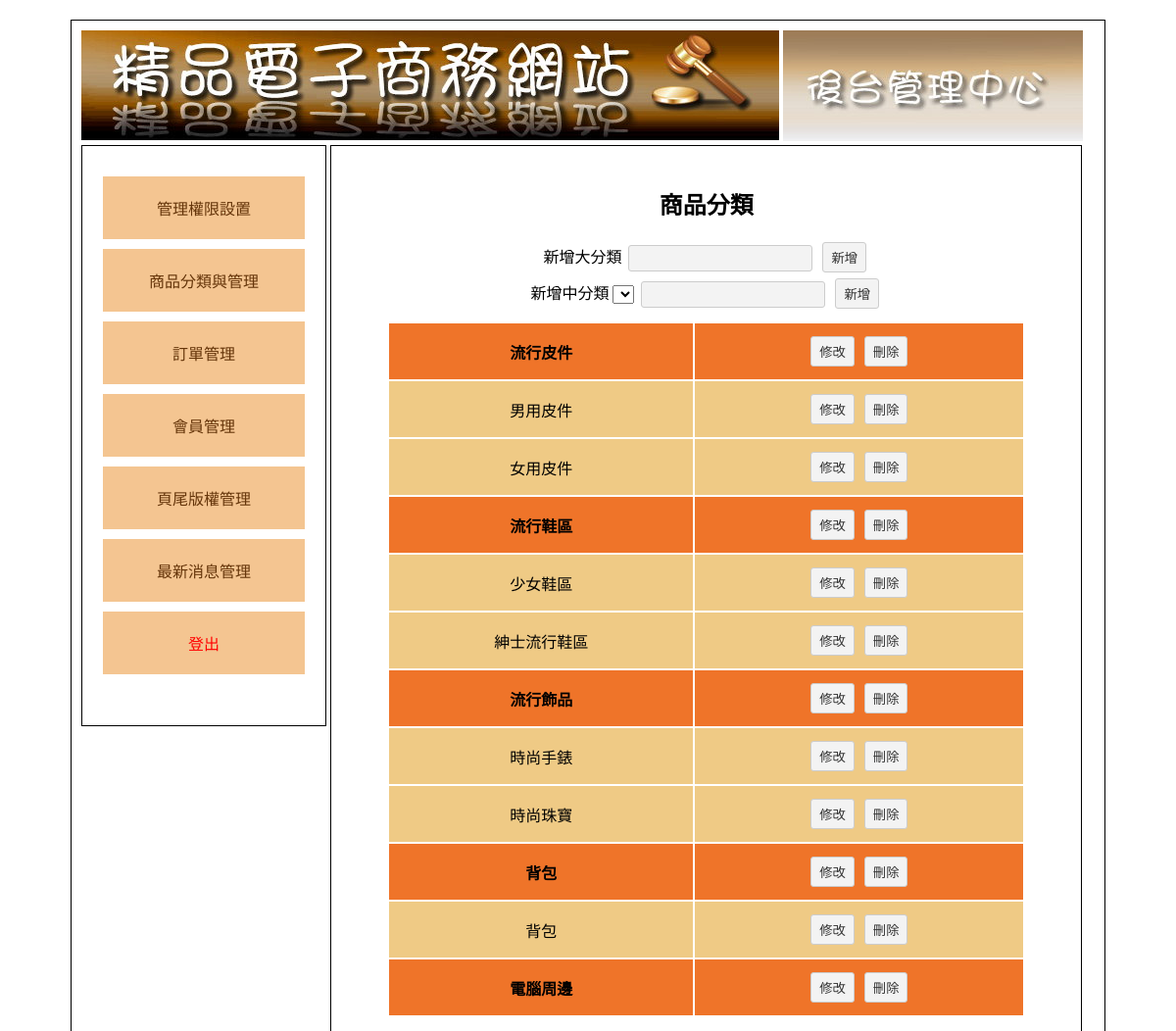
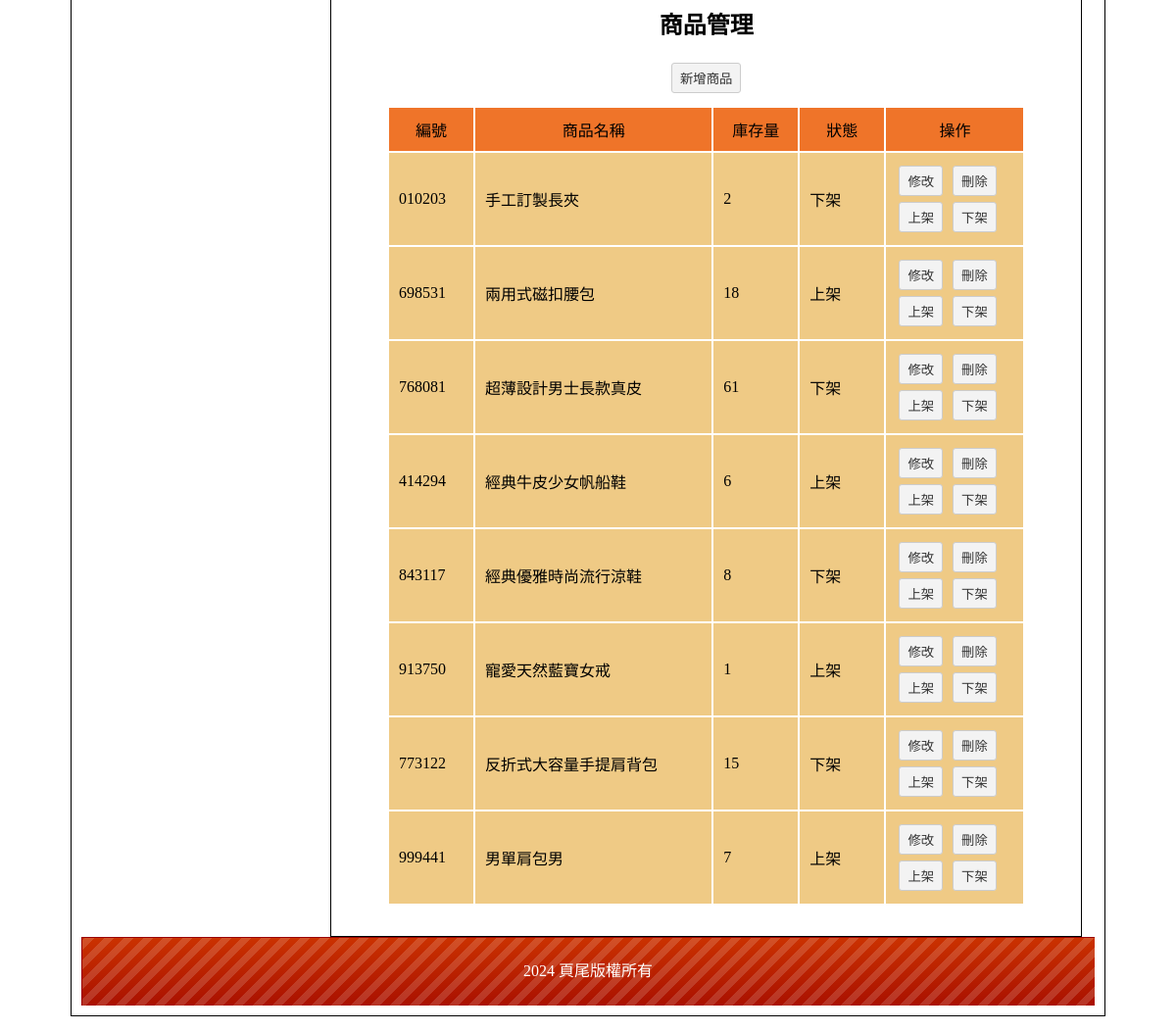
Page /back.php?do=th on the committed database (2 pictures, top to bottom).
### tables this page shows
CREATE TABLE `type` (
  `id` int(10) UNSIGNED NOT NULL,
  `name` text NOT NULL,
  `big_id` int(10) UNSIGNED NOT NULL
);

CREATE TABLE `goods` (
  `id` int(10) UNSIGNED NOT NULL,
  `no` text NOT NULL,
  `name` text NOT NULL,
  `price` int(11) NOT NULL,
  `spec` text NOT NULL,
  `stock` int(11) NOT NULL,
  `img` text NOT NULL,
  `intro` text NOT NULL,
  `big` int(10) NOT NULL,
  `mid` int(10) NOT NULL,
  `sh` int(1) NOT NULL
);

CREATE TABLE `bottom` (
  `id` int(10) UNSIGNED NOT NULL,
  `bottom` text NOT NULL
);

### api/db.php (called while the page is built, shortened)
<?php
class DB
{
    protected $dsn = "mysql:host=localhost;charset=utf8;dbname=db03";
    protected $pdo;
    protected $table;
    public function __construct($table)
    {
        $this->table = $table;
        $this->pdo = new PDO($this->dsn, 'root', '');
    }
    function all($where = '', $other = '')
    {
        $sql = "select * from `$this->table` ";
        $sql = $this->sql_all($sql, $where, $other);
        return $this->pdo->query($sql)->fetchAll(PDO::FETCH_ASSOC);
    }
    function find($id)
    {
        $sql = "select * from `$this->table` ";
        if (is_array($id)) {
            $tmp = $this->a2s($id);
            $sql .= " where " . join(" && ", $tmp);
        } else if (is_numeric($id)) {
            $sql .= " where `id`='$id'";
        }
        $row = $this->pdo->query($sql)->fetch(PDO::FETCH_ASSOC);
        return $row;
    }
    private function a2s($array)
    {
        foreach ($array as $col => $value) {
            $tmp[] = "`$col`='$value'";
        }
        return $tmp;
    }
    private function sql_all($sql, $array, $other)
    {
        if (isset($this->table) && !empty($this->table)) {
            if (is_array($array)) {
                if (!empty($array)) {
                    $tmp = $this->a2s($array);
                    $sql .= " where " . join(" && ", $tmp);
                }
            } else {
                $sql .= " $array";
            }
            $sql .= $other;
            return $sql;
        }
    }
}
$Bottom = new DB('bottom');
$Type = new DB('type');
$Goods = new DB('goods');
?>

### back/th.php (the view, shortened to what this page needs)
<h2 class="ct">商品分類</h2>
<div class="ct">
    新增大分類
    <input type="text" name="big" id="big">
    <button onclick="addType('big')">新增</button>
</div>
<div class="ct">
    新增中分類
    <select name="big" id="bigs"></select>
    <input type="text" name="mid" id="mid">
    <button onclick="addType('mid')">新增</button>
</div>
<table class="all">
    <?php
    $bigs = $Type->all(['big_id' => 0]);
    foreach ($bigs as $big) {
    ?>
        <tr class="tt">
            <th><?= $big['name']; ?></th>
            <td class="ct">
                <button onclick="edit(this,<?= $big['id']; ?>)">修改</button>
                <button onclick="del('type',<?= $big['id']; ?>)">刪除</button>
            </td>
        </tr>
        <?php
        $mids = $Type->all(['big_id' => $big['id']]);
        foreach ($mids as $mid) {
        ?>
            <tr class="pp ct">
                <td><?= $mid['name']; ?></td>
                <td>
                    <button onclick="edit(this,<?= $mid['id']; ?>)">修改</button>
                    <button onclick="del('type',<?= $mid['id']; ?>)">刪除</button>
                </td>
            </tr>
    <?php
        }
    }
    ?>
</table>
<h2 class="ct">商品管理</h2>
<div class="ct"><button onclick="location.href='?do=add_goods'">新增商品</button></div>
<table class="all">
    <tr class="tt ct">
        <td>編號</td>
        <td>商品名稱</td>
        <td>庫存量</td>
        <td>狀態</td>
        <td>操作</td>
    </tr>
    <?php
$goods=$Goods->all();
foreach($goods as $good){
?>
    <tr class="pp">
        <td><?=$good['no'];?></td>
        <td><?=$good['name'];?></td>
        <td><?=$good['stock'];?></td>
        <td><?=($good['sh']==1)?"上架":"下架";?></td>
        <td style="width:120px">
            <button onclick="location.href='?do=edit_goods&id=<?=$good['id'];?>'">修改</button>
            <button onclick="del('goods',<?=$good['id'];?>)">刪除</button>
            <button onclick="sh(1,<?=$good['id'];?>)">上架</button>
            <button onclick="sh(0,<?=$good['id'];?>)">下架</button>
        </td>
    </tr>
    <?php
    }
    ?>
</table>

### back.php (shortened to what this page needs)
<?php include_once './api/db.php'; ?>
<!DOCTYPE html PUBLIC "-//W3C//DTD XHTML 1.0 Transitional//EN" "http://www.w3.org/TR/xhtml1/DTD/xhtml1-transitional.dtd">
<html xmlns="http://www.w3.org/1999/xhtml">
<head>
	<link href="./css/css.css" rel="stylesheet" type="text/css">
</head>
<body>
	<div id="main">
		<div id="top">
			<a href="index.php">
				<img src="./icon/0416.jpg">
			</a>
			<img src="./icon/0417.jpg">
		</div>
		<div id="left" class="ct">
			<div style="min-height:400px;">
				<a href="?do=admin">管理權限設置</a>
				<a href="?do=th">商品分類與管理</a>
				<a href="?do=order">訂單管理</a>
				<a href="?do=mem">會員管理</a>
				<a href="?do=bot">頁尾版權管理</a>
				<a href="?do=news">最新消息管理</a>
				<a href="./api/logout.php" style="color:#f00;">登出</a>
			</div>
		</div>
		<div id="right">
			<?php
			$do = $_GET['do'] ?? 'admin';
			$file = "./back/{$do}.php";
			if (file_exists($file)) {
				include $file;
			} else {
				include "./back/admin.php";
			}
			?>
		</div>
		<div id="bottom" style="line-height:70px; color:#FFF; background:url(icon/bot.png);" class="ct">
			<?= $Bottom->find(1)['bottom']; ?></div>
	</div>
</body>
</html>

### css/css.css (style rules this page uses)
body { font-family: "微軟正黑體"; }
#main { width: 1034px; padding: 10px; margin: 20px auto 20px auto; border: #000 solid 1px; min-height: 768px; }
#top a { color: #CE631C; text-decoration: none; }
#left { display: inline-block; width: 20%; padding: 2%; min-height: 550px; vertical-align: top; border: #000 1px solid; }
#left a { display: block; padding: 20px 5px 20px 5px; text-decoration: none; background: #F4C591; margin: 10px auto 10px auto; color: #65350A; }
.ct { text-align: center; }
#right { display: inline-block; width: 70%; padding: 2%; min-height: 550px; border: #000 1px solid; }
#bottom { height: 70px; background: url(../icon/bot.png); background-size: cover; }
.all { width: 90%; margin: 10px auto 10px auto; }
.all td { min-width: 50px; padding: 10px; }
.tt { background: #EF7429; }
.tt td { background: #EF7429; }
.pp { background: #EFCA85; }
.pp td { background: #EFCA85; }
input[type=text], input[type=password], input[type=submit], button, .button, input[type=reset], input[type=button], select，textarea, input[type=number] { background: #F3F3F3; border: #CCC 1px solid; border-radius: 3px; padding: 5px 8px 5px 8px; text-decoration: none; margin: 3px; color: #333; }
input[type=text], input[type=password] { width: 170px; }

### rows in the picture
type: name "流行皮件"
type: name "男用皮件"
type: name "女用皮件"
type: name "流行鞋區"
type: name "少女鞋區"
type: name "紳士流行鞋區"
type: name "流行飾品"
type: name "時尚手錶"
type: name "時尚珠寶"
type: name "背包"
type: name "背包"
type: name "電腦周邊"
goods: no "010203", name "手工訂製長夾", stock "2", sh "下架"
goods: no "698531", name "兩用式磁扣腰包", stock "18", sh "上架"
goods: no "768081", name "超薄設計男士長款真皮", stock "61", sh "下架"
goods: no "414294", name "經典牛皮少女帆船鞋", stock "6", sh "上架"
goods: no "843117", name "經典優雅時尚流行涼鞋", stock "8", sh "下架"
goods: no "913750", name "寵愛天然藍寶女戒", stock "1", sh "上架"
goods: no "773122", name "反折式大容量手提肩背包", stock "15", sh "下架"
goods: no "999441", name "男單肩包男", stock "7", sh "上架"
bottom: bottom "2024 頁尾版權所有"
